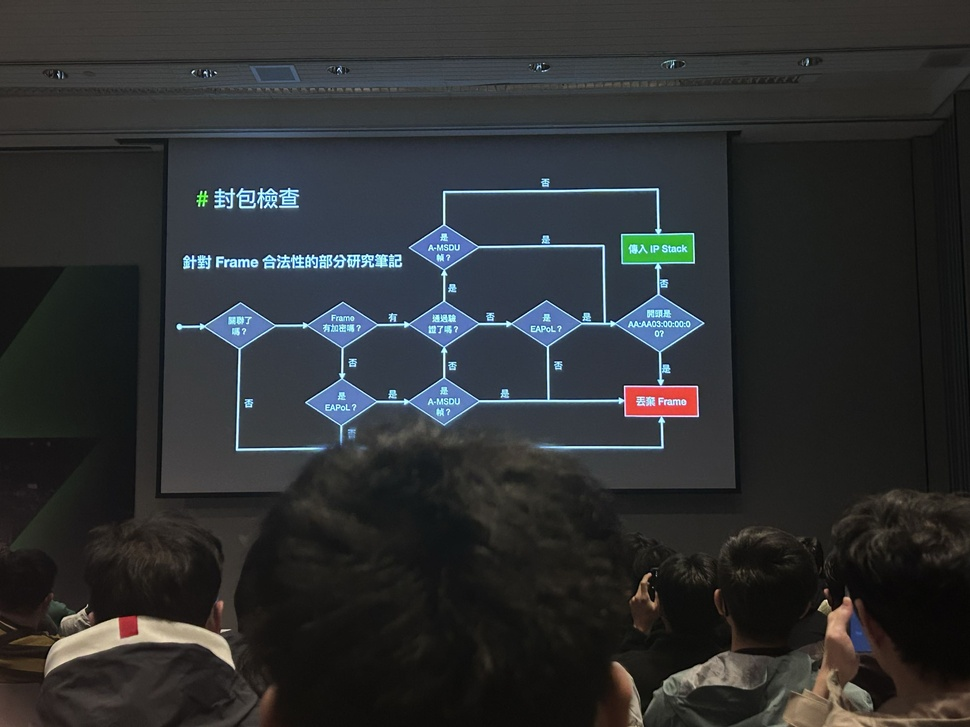
%> input picture Image-Enhancement/assets/P02.jpg, 970 x 727 px, shrunk from 2880 x 2160 before the run
$ octave task_c.m   (GNU Octave 9; MATLAB toolbox functions it lacks are replaced by stand-ins)
%> lines starting %> are read from the running program, lines starting %| are printed output that depends on the picture; in (x1, y1, x2, y2) boxes, pixels count from 0 and x2, y2 are one past the last pixel; in counts of white or black regions, pixels touching at a corner belong together; the program's own positions count from 1
%[text] # Task C: 失敗案例分析與改善
%[text] 針對 P02 演講廳場景，示範 CLAHE（Task B 採用方法）與 Global HE 在高動態範圍場景下的失敗現象，並以 Gamma 校正與收緊 ClipLimit 的 CLAHE 作為改善方案。量化指標：Mean、Std、高光截斷比（HCR，≥240 像素佔比）、亮部局部 Std（原始 V>0.65 遮罩內的灰階 Std）。
%%
%[text] ## 建立輸出資料夾
if ~exist('output/task_c', 'dir'); mkdir('output/task_c'); end
%%
%[text] ## 載入 P02 與定義量化遮罩
img  = imread('assets/P02.jpg');
%> img is the input picture: size 727x970x3 uint8; mean R, G, B 46.1, 48.3, 49.9
gray = rgb2gray(img);
hsv0 = rgb2hsv(img);
%> hsv0: size 727x970x3 double; mean H, S, V 0.304, 0.169, 0.212
% 亮部遮罩：以原始 V 通道 > 0.65 界定「簡報投影區域」
bright_mask = hsv0(:,:,3) > 0.65;
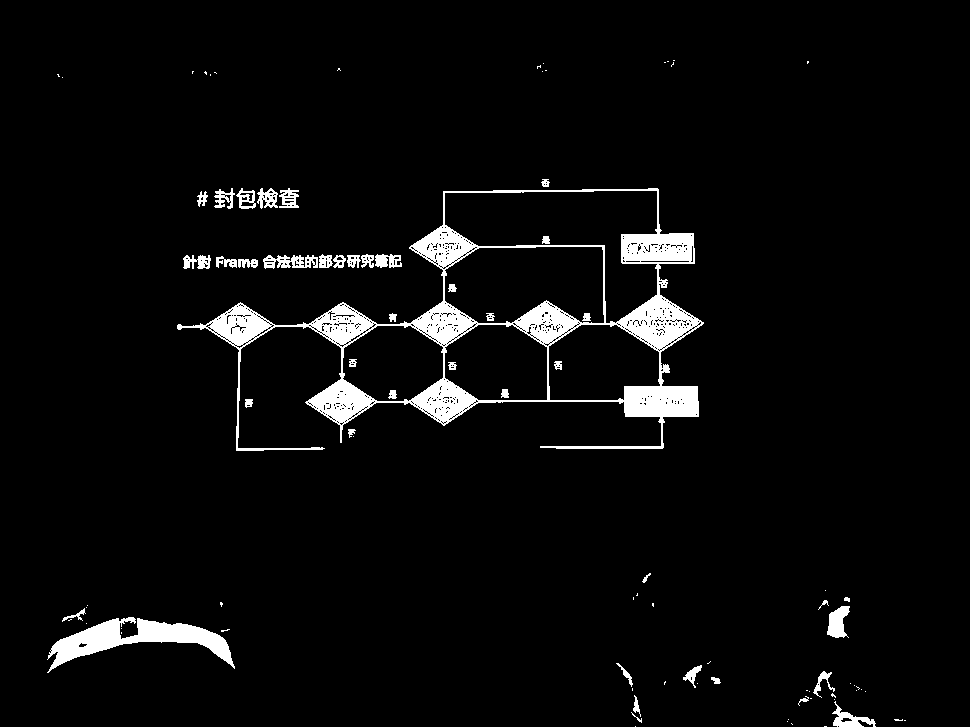
%> bright_mask: size 727x970 logical; 4.3% white; 93 white regions (51 under 20 px), largest, box (x1, y1, x2, y2) and area: (177, 188, 704, 451) 21386, (47, 617, 235, 673) 3793, (263, 255, 318, 269) 487
%%
%[text] ## 各方法影像生成與指標計算
% --- 原始 ---
g0    = double(gray);
mn0   = mean(g0(:));   sd0   = std(g0(:));
%> after `mn0 = mean(g0(:))`: mn0 = 47.84
%> after `sd0 = std(g0(:))`: sd0 = 32.87
hcr0  = sum(g0(:)>=240)/numel(g0)*100;
%> hcr0 = 0.147
lsd0  = std(g0(bright_mask));
%> lsd0 = 43.03
% --- Global HE（失敗方法 A）---
hsv_ghe        = hsv0;
hsv_ghe(:,:,3) = histeq(hsv0(:,:,3));
%> hsv_ghe: size 727x970x3 double; mean H, S, V 0.304, 0.169, 0.498
img_ghe  = im2uint8(hsv2rgb(hsv_ghe));
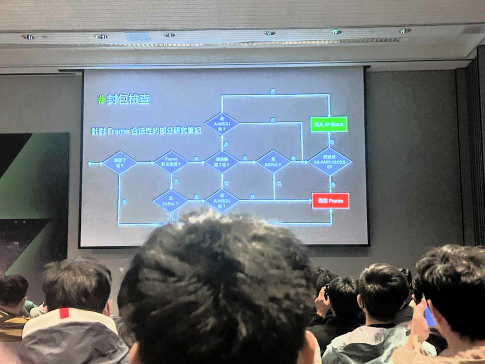
%> img_ghe: size 727x970x3 uint8 (shown at 1/2 size); mean R, G, B 109.7, 114.5, 118.6
g_ghe    = double(rgb2gray(img_ghe));
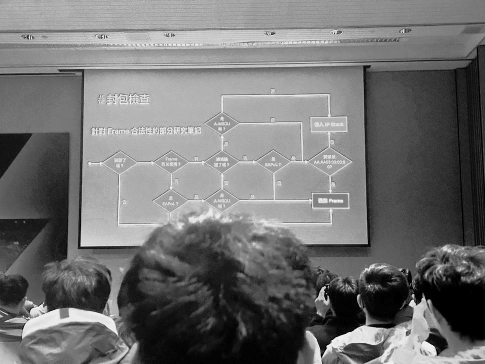
%> g_ghe: size 727x970 double (shown at 1/2 size); min 0, max 253, mean 113.5
mn_ghe   = mean(g_ghe(:));   sd_ghe  = std(g_ghe(:));
%> after `mn_ghe = mean(g_ghe(:))`: mn_ghe = 113.5
%> after `sd_ghe = std(g_ghe(:))`: sd_ghe = 62.12
hcr_ghe  = sum(g_ghe(:)>=240)/numel(g_ghe)*100;
%> hcr_ghe = 0.176
lsd_ghe  = std(g_ghe(bright_mask));
%> lsd_ghe = 33.46
% --- CLAHE ClipLimit=0.02（Task B 採用，但在亮部細線上失敗）---
hsv_cl        = hsv0;
hsv_cl(:,:,3) = adapthisteq(hsv0(:,:,3),'ClipLimit',0.02,'NumTiles',[8 8]);
%> hsv_cl: size 727x970x3 double; mean H, S, V 0.304, 0.169, 0.334
img_cl  = im2uint8(hsv2rgb(hsv_cl));
g_cl    = double(rgb2gray(img_cl));
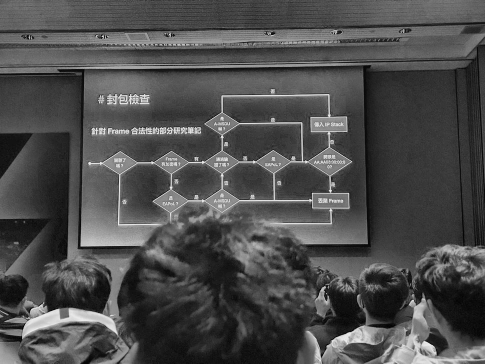
%> g_cl: size 727x970 double (shown at 1/2 size); min 0, max 252, mean 76.6
mn_cl   = mean(g_cl(:));   sd_cl  = std(g_cl(:));
%> after `mn_cl = mean(g_cl(:))`: mn_cl = 76.64
%> after `sd_cl = std(g_cl(:))`: sd_cl = 42.47
hcr_cl  = sum(g_cl(:)>=240)/numel(g_cl)*100;
%> hcr_cl = 0.129
lsd_cl  = std(g_cl(bright_mask));
%> lsd_cl = 43.62
% --- Gamma γ=0.6，套用於 HSV V 通道（改善方案 A）---
hsv_ga        = hsv0;
hsv_ga(:,:,3) = hsv0(:,:,3).^0.6;
%> hsv_ga: size 727x970x3 double; mean H, S, V 0.304, 0.169, 0.374
img_ga  = im2uint8(hsv2rgb(hsv_ga));
g_ga    = double(rgb2gray(img_ga));
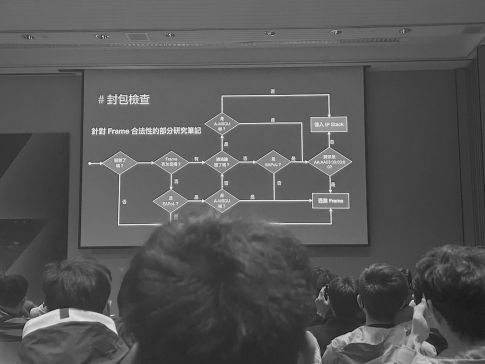
%> g_ga: size 727x970 double (shown at 1/2 size); min 3, max 253, mean 85.9
mn_ga   = mean(g_ga(:));   sd_ga  = std(g_ga(:));
%> after `mn_ga = mean(g_ga(:))`: mn_ga = 85.9
%> after `sd_ga = std(g_ga(:))`: sd_ga = 30.84
hcr_ga  = sum(g_ga(:)>=240)/numel(g_ga)*100;
%> hcr_ga = 0.147
lsd_ga  = std(g_ga(bright_mask));
%> lsd_ga = 38.21
% --- CLAHE ClipLimit=0.005，NumTiles=[16 16]（改善方案 B）---
hsv_cl2        = hsv0;
hsv_cl2(:,:,3) = adapthisteq(hsv0(:,:,3),'ClipLimit',0.005,'NumTiles',[16 16]);
%> hsv_cl2: size 727x970x3 double; mean H, S, V 0.304, 0.169, 0.247
img_cl2  = im2uint8(hsv2rgb(hsv_cl2));
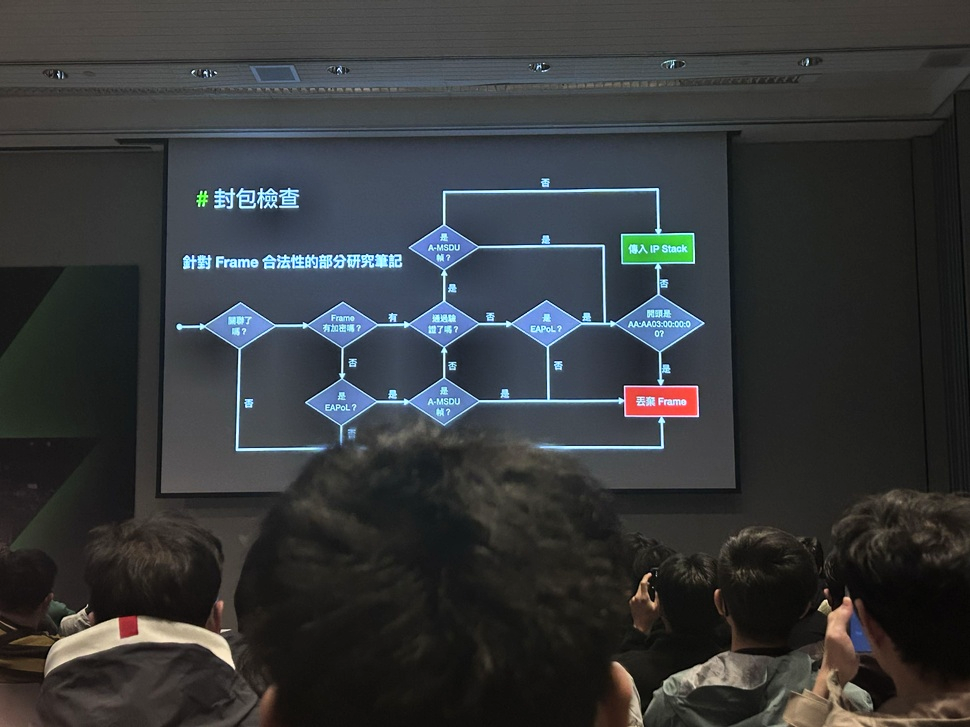
%> img_cl2: size 727x970x3 uint8; mean R, G, B 54.1, 56.7, 58.5
g_cl2    = double(rgb2gray(img_cl2));
mn_cl2   = mean(g_cl2(:));   sd_cl2  = std(g_cl2(:));
%> after `mn_cl2 = mean(g_cl2(:))`: mn_cl2 = 56.14
%> after `sd_cl2 = std(g_cl2(:))`: sd_cl2 = 35.72
hcr_cl2  = sum(g_cl2(:)>=240)/numel(g_cl2)*100;
%> hcr_cl2 = 0.152
lsd_cl2  = std(g_cl2(bright_mask));
%> lsd_cl2 = 41.52
%%
%[text] ## 統計輸出
fprintf('=== P02 失敗案例分析 ===\n');
fprintf('%-26s  Mean   Std   HCR%%  LocalStd\n', '方法');
fprintf('%-26s  %5.1f  %5.1f  %4.1f  %6.1f\n', '原始',               mn0,    sd0,    hcr0,    lsd0);
%| 原始                       47.8   32.9   0.1    43.0
fprintf('%-26s  %5.1f  %5.1f  %4.1f  %6.1f\n', 'Global HE [失敗A]',  mn_ghe, sd_ghe, hcr_ghe, lsd_ghe);
%| Global HE [失敗A]         113.5   62.1   0.2    33.5
fprintf('%-26s  %5.1f  %5.1f  %4.1f  %6.1f\n', 'CLAHE 0.02 [失敗B]', mn_cl,  sd_cl,  hcr_cl,  lsd_cl);
%| CLAHE 0.02 [失敗B]         76.6   42.5   0.1    43.6
fprintf('%-26s  %5.1f  %5.1f  %4.1f  %6.1f\n', 'Gamma 0.6 [改善A]',  mn_ga,  sd_ga,  hcr_ga,  lsd_ga);
%| Gamma 0.6 [改善A]          85.9   30.8   0.1    38.2
fprintf('%-26s  %5.1f  %5.1f  %4.1f  %6.1f\n', 'CLAHE 0.005 [改善B]',mn_cl2, sd_cl2, hcr_cl2, lsd_cl2);
%| CLAHE 0.005 [改善B]        56.1   35.7   0.2    41.5
%%
%[text] ## 視覺比較圖（上排：影像，下排：灰階直方圖）
tiledlayout(2,5,'TileSpacing','compact','Padding','compact')
nexttile; imshow(img);     title(sprintf('原始\nM=%.0f HCR=%.1f%%',                   mn0,    hcr0))
nexttile; imshow(img_ghe); title(sprintf('Global HE [失敗A]\nM=%.0f HCR=%.1f%%',      mn_ghe, hcr_ghe))
nexttile; imshow(img_cl);  title(sprintf('CLAHE 0.02 [失敗B]\nM=%.0f HCR=%.1f%%',     mn_cl,  hcr_cl))
nexttile; imshow(img_ga);  title(sprintf('Gamma \\gamma=0.6 [改善A]\nM=%.0f HCR=%.1f%%', mn_ga,  hcr_ga))
nexttile; imshow(img_cl2); title(sprintf('CLAHE 0.005 [改善B]\nM=%.0f HCR=%.1f%%',    mn_cl2, hcr_cl2))
nexttile; histogram(g0(:),    128,'BinLimits',[0,255]); xlabel('像素值'); ylabel('數量')
nexttile; histogram(g_ghe(:), 128,'BinLimits',[0,255]); xlabel('像素值')
nexttile; histogram(g_cl(:),  128,'BinLimits',[0,255]); xlabel('像素值')
nexttile; histogram(g_ga(:),  128,'BinLimits',[0,255]); xlabel('像素值')
nexttile; histogram(g_cl2(:), 128,'BinLimits',[0,255]); xlabel('像素值')
saveas(gcf,'output/task_c/comparison.png')
%%
%[text] ## 匯出各方法處理結果
imwrite(img,     'output/task_c/c1-orig.png')
imwrite(img_ghe, 'output/task_c/c2-ghe_fail.png')
imwrite(img_cl,  'output/task_c/c3-clahe_fail.png')
imwrite(img_ga,  'output/task_c/c4-gamma_improve.png')
imwrite(img_cl2, 'output/task_c/c5-clahe_improve.png')
%[text]

%[appendix]{"version":"1.0"}
%---
%[metadata:view]
%   data: {"layout":"inline"}
%---

$ run again, with Image-Enhancement/assets/P01.jpg copied over Image-Enhancement/assets/P02.jpg
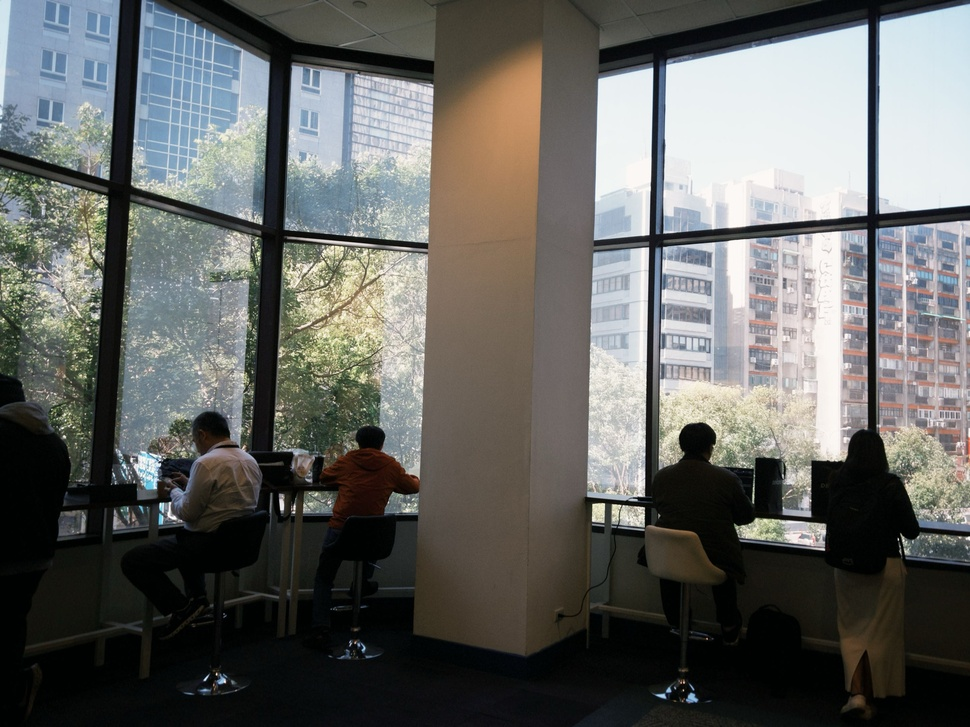
%> input picture Image-Enhancement/assets/P01.jpg, 970 x 727 px, shrunk from 2880 x 2160 before the run
%> img is the input picture: size 727x970x3 uint8; mean R, G, B 100.1, 101.1, 98.2
%> hsv0: size 727x970x3 double; mean H, S, V 0.352, 0.258, 0.421
%> `bright_mask = hsv0(:,:,3) > 0.65;`:
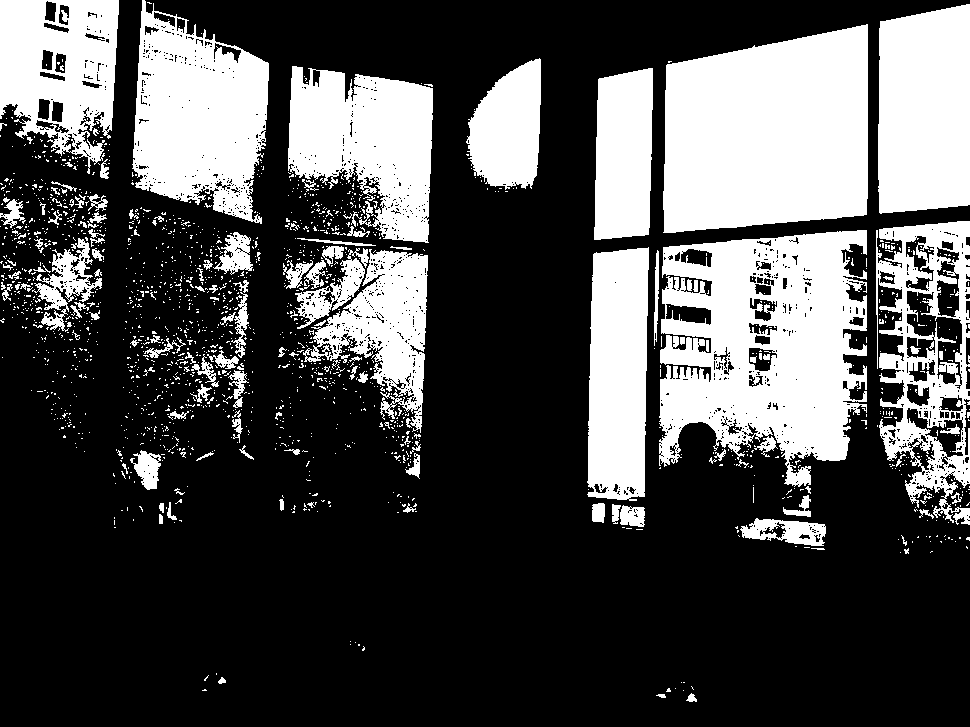
%> bright_mask: size 727x970 logical; 30.6% white; 1757 white regions (1623 under 20 px), largest, box (x1, y1, x2, y2) and area: (663, 24, 868, 233) 36522, (659, 230, 867, 487) 36098, (132, 0, 269, 224) 20366
%> mn0 = 100.4
%> sd0 = 80.3
%> hcr0 = 3.87
%> lsd0 = 32.86
%> hsv_ghe: size 727x970x3 double; mean H, S, V 0.352, 0.258, 0.496
%> mn_ghe = 117.4
%> sd_ghe = 72.66
%> hcr_ghe = 4.65
%> lsd_ghe = 30.16
%> hsv_cl: size 727x970x3 double; mean H, S, V 0.352, 0.258, 0.453
%> mn_cl = 107.5
%> sd_cl = 71.98
%> hcr_cl = 2.03
%> lsd_cl = 46.02
%> hsv_ga: size 727x970x3 double; mean H, S, V 0.352, 0.258, 0.536
%> mn_ga = 126.9
%> sd_ga = 76.65
%> hcr_ga = 7.69
%> lsd_ga = 25.62
%> hsv_cl2: size 727x970x3 double; mean H, S, V 0.352, 0.258, 0.446
%> `g_cl2    = double(rgb2gray(img_cl2));`:
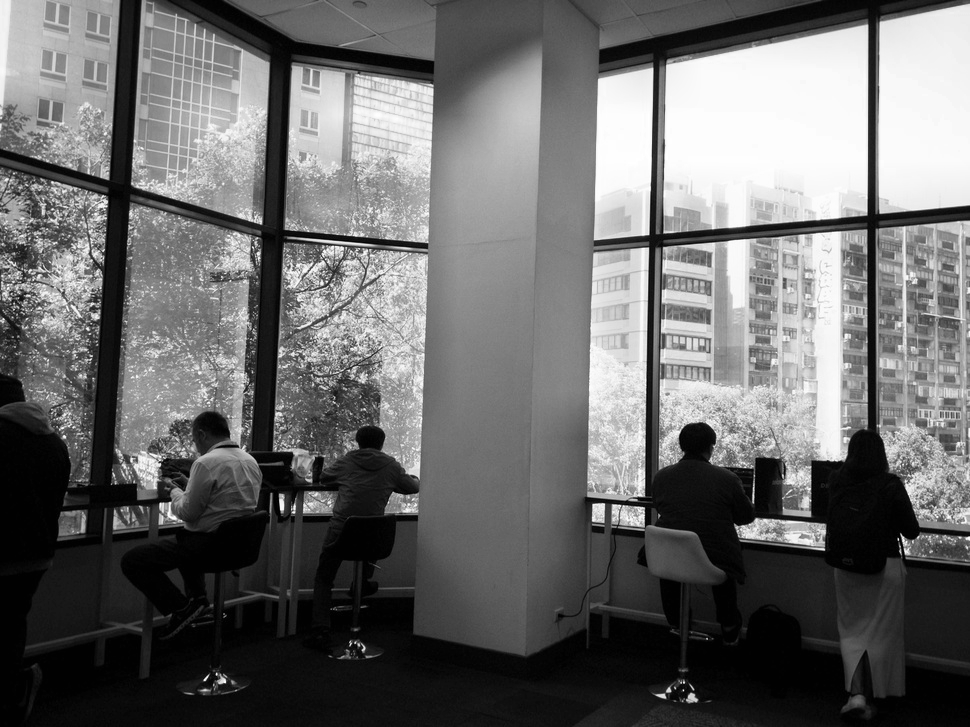
%> g_cl2: size 727x970 double; min 0, max 255, mean 106.2
%> mn_cl2 = 106.2
%> sd_cl2 = 81.8
%> hcr_cl2 = 8.42
%> lsd_cl2 = 35.54
%| 原始                      100.4   80.3   3.9    32.9
%| Global HE [失敗A]         117.4   72.7   4.7    30.2
%| CLAHE 0.02 [失敗B]        107.5   72.0   2.0    46.0
%| Gamma 0.6 [改善A]         126.9   76.6   7.7    25.6
%| CLAHE 0.005 [改善B]       106.2   81.8   8.4    35.5

$ run again, with Image-Enhancement/assets/P03.jpg copied over Image-Enhancement/assets/P02.jpg
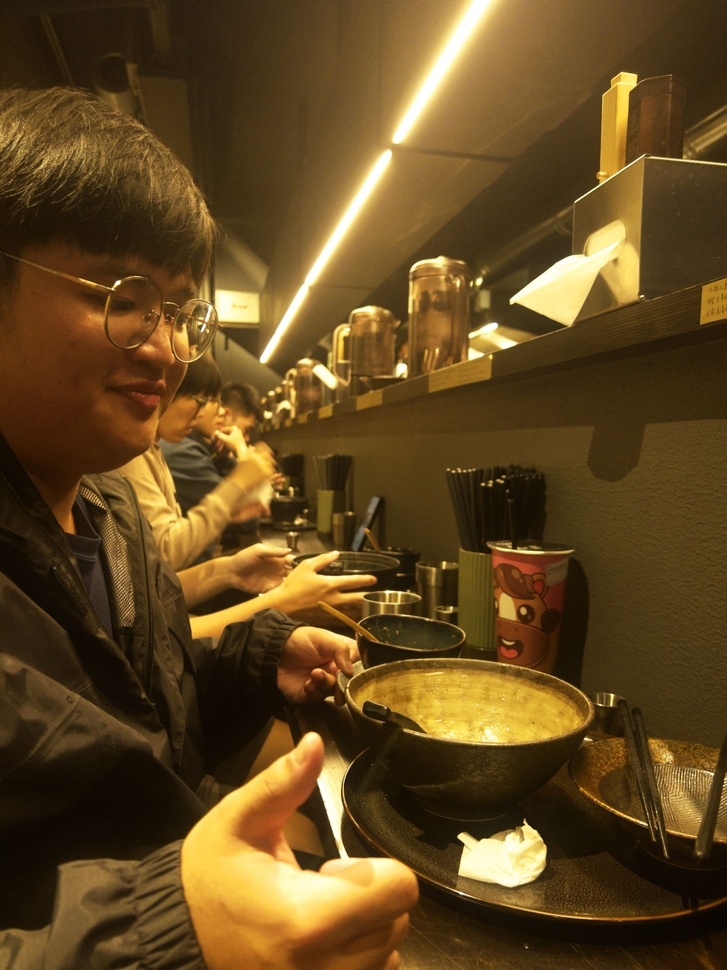
%> input picture Image-Enhancement/assets/P03.jpg, 727 x 970 px, shrunk from 2160 x 2880 before the run
%> img is the input picture: size 970x727x3 uint8; mean R, G, B 99, 72.9, 32.5
%> hsv0: size 970x727x3 double; mean H, S, V 0.101, 0.724, 0.388
%> `bright_mask = hsv0(:,:,3) > 0.65;`:
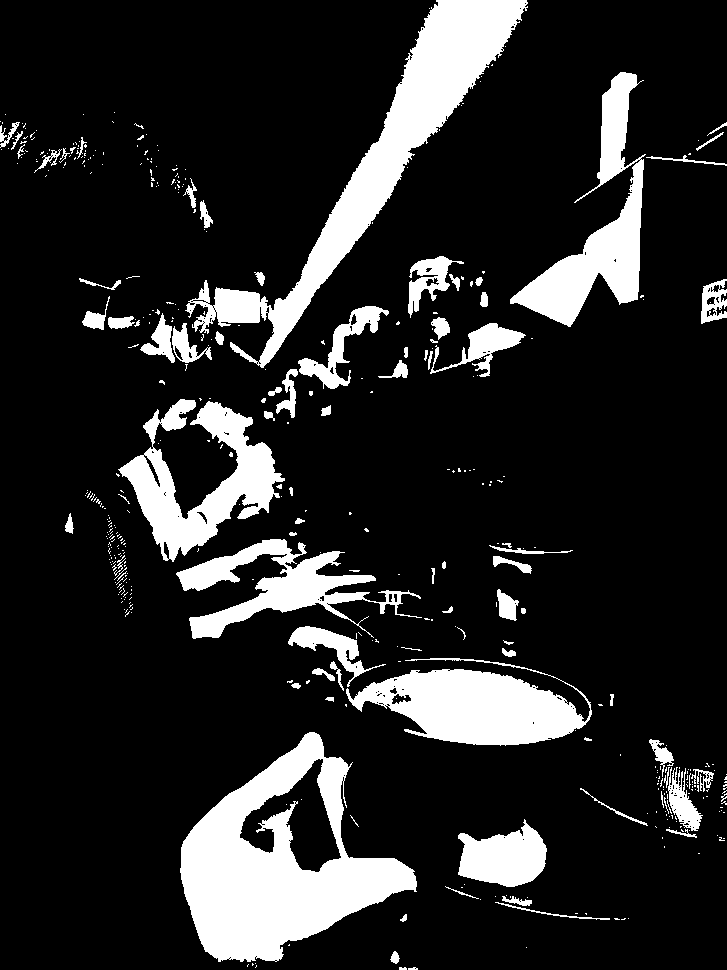
%> bright_mask: size 970x727 logical; 15.5% white; 456 white regions (372 under 20 px), largest, box (x1, y1, x2, y2) and area: (180, 732, 417, 962) 25219, (185, 0, 528, 368) 21240, (346, 658, 592, 746) 12037
%> mn0 = 76.13
%> sd0 = 54.77
%> hcr0 = 1.83
%> lsd0 = 41.41
%> hsv_ghe: size 970x727x3 double; mean H, S, V 0.101, 0.724, 0.495
%> mn_ghe = 96.47
%> sd_ghe = 61.75
%> hcr_ghe = 1.58
%> lsd_ghe = 29.49
%> hsv_cl: size 970x727x3 double; mean H, S, V 0.101, 0.724, 0.469
%> mn_cl = 91.14
%> sd_cl = 57.12
%> hcr_cl = 1.63
%> lsd_cl = 39.47
%> hsv_ga: size 970x727x3 double; mean H, S, V 0.101, 0.724, 0.541
%> mn_ga = 104.6
%> sd_ga = 47.91
%> hcr_ga = 1.87
%> lsd_ga = 34.08
%> hsv_cl2: size 970x727x3 double; mean H, S, V 0.101, 0.724, 0.393
%> `g_cl2    = double(rgb2gray(img_cl2));`:
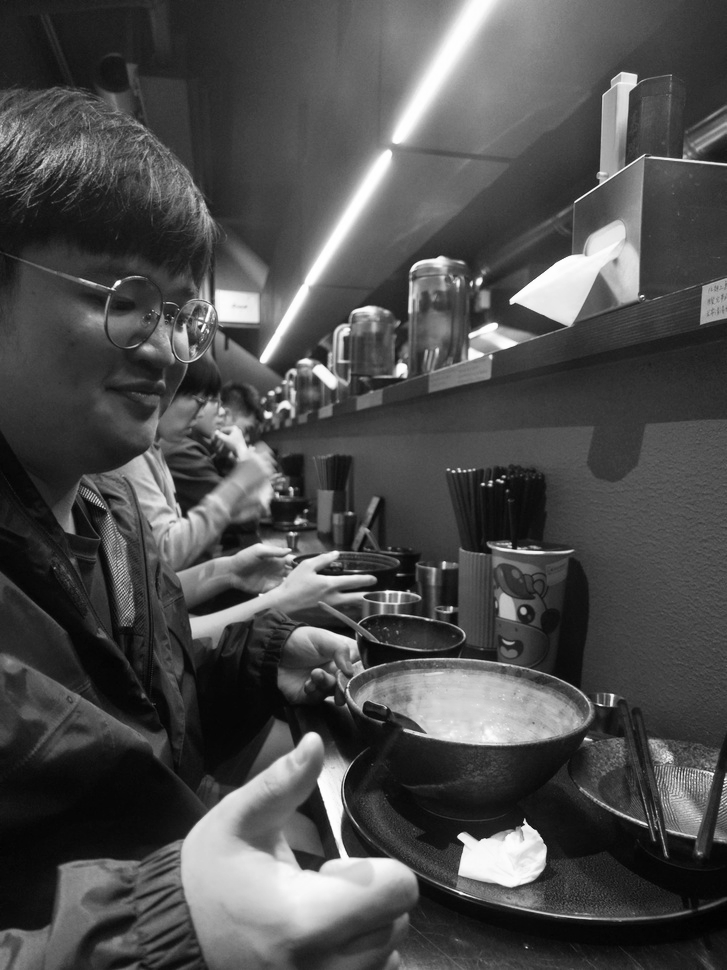
%> g_cl2: size 970x727 double; min 0, max 255, mean 77.1
%> mn_cl2 = 77.1
%> sd_cl2 = 56.37
%> hcr_cl2 = 1.85
%> lsd_cl2 = 41.66
%| 原始                       76.1   54.8   1.8    41.4
%| Global HE [失敗A]          96.5   61.7   1.6    29.5
%| CLAHE 0.02 [失敗B]         91.1   57.1   1.6    39.5
%| Gamma 0.6 [改善A]         104.6   47.9   1.9    34.1
%| CLAHE 0.005 [改善B]        77.1   56.4   1.9    41.7
